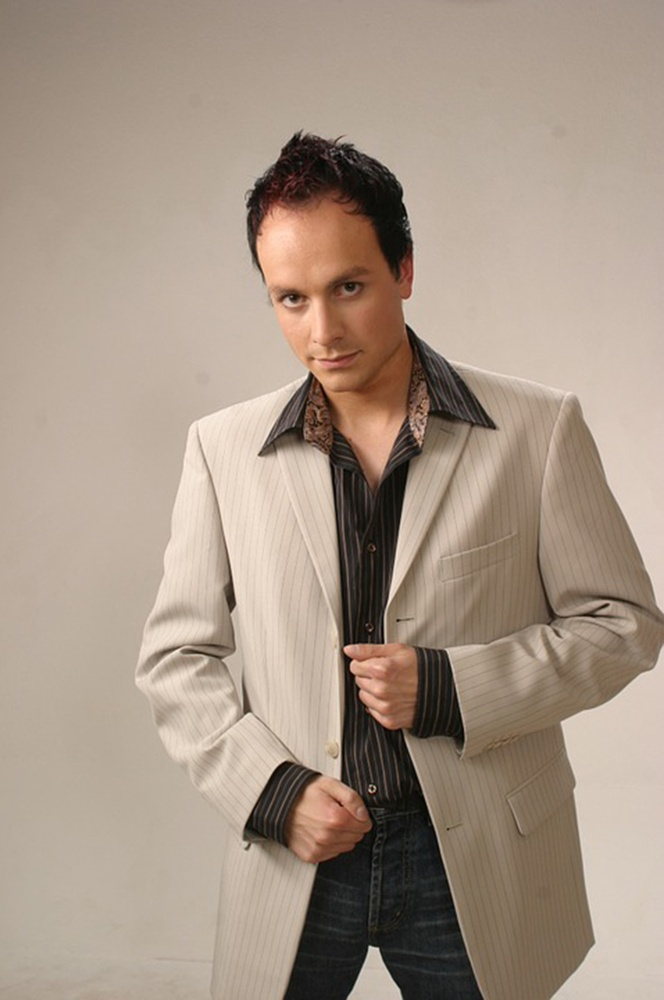
#> input picture chap11/images/face/16.jpg, 664 x 1000 px, shrunk from 800 x 1205 before the run, found by its file name
$ python read_image2.py
#> lines starting #> are read from the running program, lines starting #| are printed output that depends on the picture
import cv2
#from Common.utils import print_matInfo

title1, title2 = 'color2gray', 'color2color'
color2unchanged1 = cv2.imread("../face/16.jpg", cv2.IMREAD_UNCHANGED)
#> color2unchanged1 is the input picture: shape (1000, 664, 3); mean B, G, R 135, 150, 166.9
color2unchanged2 = cv2.imread("../face/32.jpg", cv2.IMREAD_UNCHANGED)
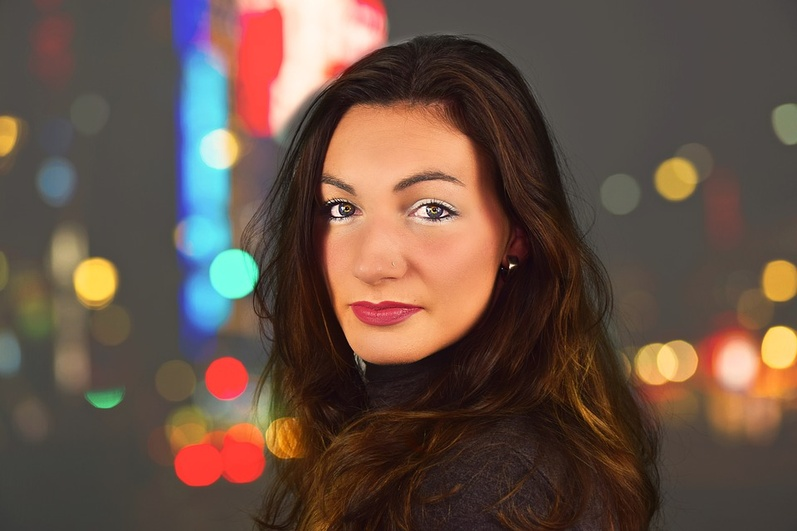
#> input picture chap11/images/face/32.jpg, 797 x 531 px, shrunk from 960 x 640 before the run, found by its file name
#> color2unchanged2 is the input picture: shape (531, 797, 3); mean B, G, R 69.3, 81.3, 102.7

if color2unchanged1 is None or color2unchanged2 is None:
    raise Exception("영상파일 읽기 에러")

cv2.imshow(title1, color2unchanged2)
cv2.imshow(title2, (color2unchanged2 * 255).astype('uint8'))
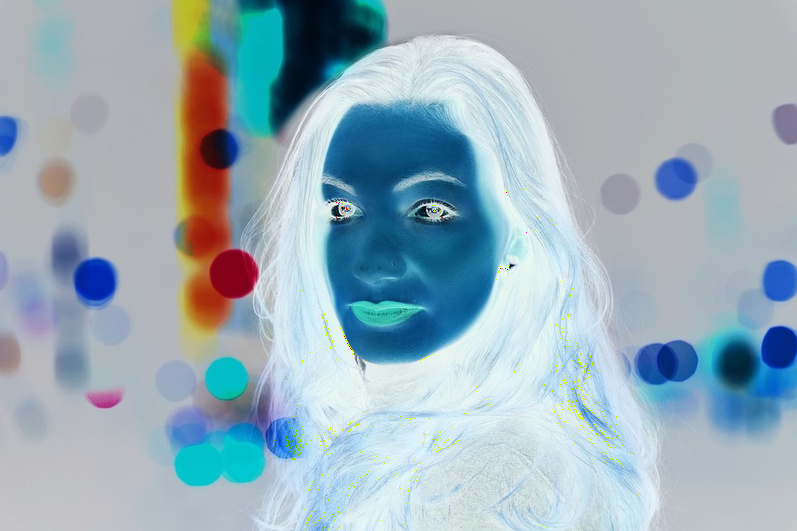
#> window 'color2color': shape (531, 797, 3); mean B, G, R 186.1, 174.7, 153.3
cv2.waitKey(0)
